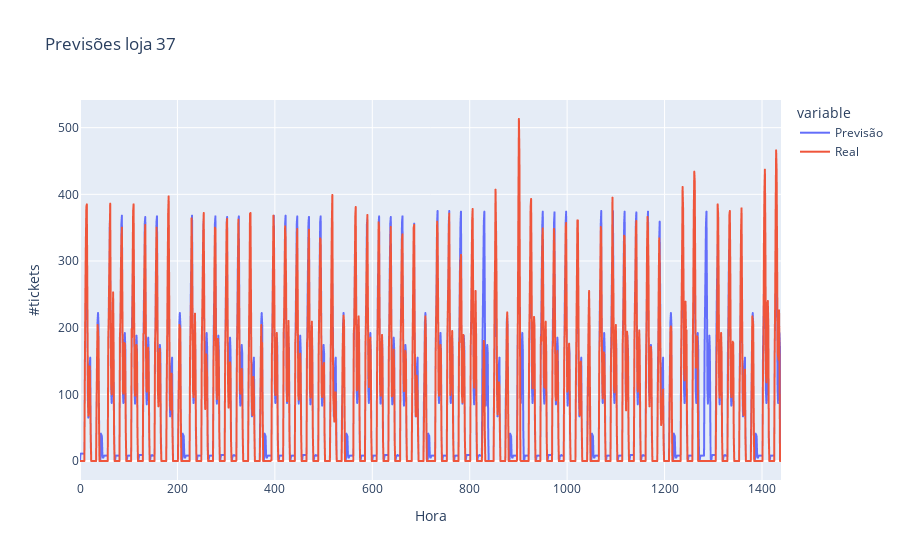

Notebook code cell kept with this figure:
### Code cell
fig = px.line(df_plot,x=df_plot['x'],y=df_plot.columns[1:],title='Previsões loja 37',                 labels={
                     "x": "Hora",
                     "value": "#tickets"
                 })
fig.show()

### Figure 1 — Plotly figure (JSON) as saved in the notebook; plotly's stock layout.template omitted (floating-point values rounded to 4 significant figures; data arrays with more than 128 entries replaced by an {"elided": "..."} marker saying what was removed)
{"data": [{"hovertemplate": "variable=Previsão<br>Hora=%{x}<br>#tickets=%{y}<extra></extra>", "legendgroup": "Previsão", "line": {"color": "#636efa", "dash": "solid"}, "mode": "lines", "name": "Previsão", "showlegend": true, "type": "scattergl", "x": {"elided": "1440 int values"}, "xaxis": "x", "y": {"elided": "1440 int values"}, "yaxis": "y"}, {"hovertemplate": "variable=Real<br>Hora=%{x}<br>#tickets=%{y}<extra></extra>", "legendgroup": "Real", "line": {"color": "#EF553B", "dash": "solid"}, "mode": "lines", "name": "Real", "showlegend": true, "type": "scattergl", "x": {"elided": "1440 int values"}, "xaxis": "x", "y": {"elided": "1440 int values"}, "yaxis": "y"}], "layout": {"legend": {"title": {"text": "variable"}, "tracegroupgap": 0}, "title": {"text": "Previsões loja 37"}, "xaxis": {"anchor": "y", "domain": [0, 1], "title": {"text": "Hora"}}, "yaxis": {"anchor": "x", "domain": [0, 1], "title": {"text": "#tickets"}}}}
